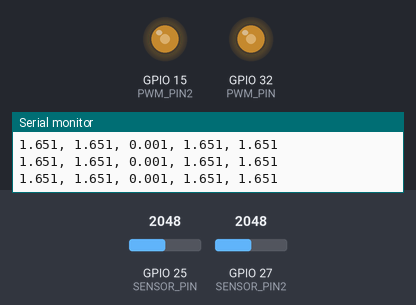
Simulated run of this program. Board: ESP32. Shown: output pins drawn as LEDs (lit = HIGH), the last lines printed to the serial monitor. The test bench sets the inputs (shaded band); at power-on: GPIO 25 (SENSOR_PIN) = 2048, GPIO 27 (SENSOR_PIN2) = 2048.

Above: at 1.2 s.
1.3 s: GPIO 25 (SENSOR_PIN) set to 2866
At 1.8 s:
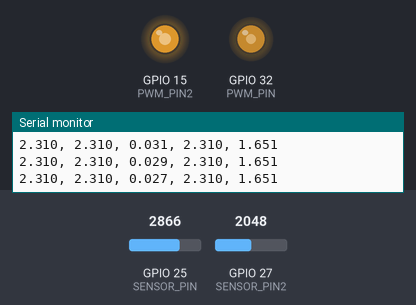
3.0 s: GPIO 25 (SENSOR_PIN) set to 3603
At 3.2 s:
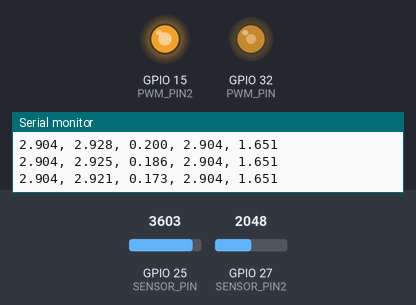
4.7 s: GPIO 25 (SENSOR_PIN) set to 491
At 6.0 s:
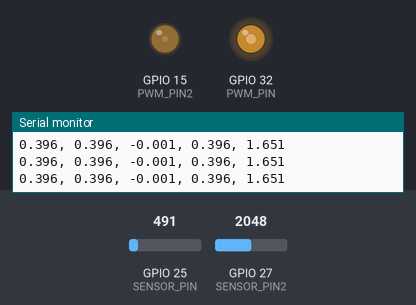
Timing chart, 0 to 7.7 s (numbered marks = the images above; inputs shaded):
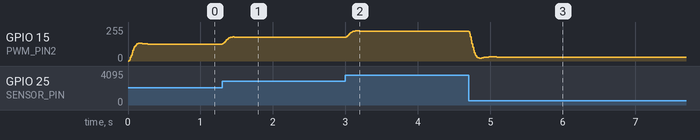

The program:

main.cpp
```cpp
#include <ESP32_PWM.h>
#include <AnalogSensor.h>
#include <Equations.h>
#include <Filter.h>

const uint8_t SENSOR_PIN = 25,SENSOR_PIN2 = 27,PWM_PIN = 32,PWM_PIN2 = 15,dt_ms=10;
float coefficients[]={0.0f,0.000806f};
float b1[3]={0.0201,0.0402,0.0201};
float a1[3]={1.0,-1.561,0.6414};
float b2[2]={1,-1};
float a2[2]={1,-0.93};
float b3[4]={0.25,0.25,0.25,0.25};
float a3[1]={1};
volatile float X,DAC,F1,F2,F3;
AnalogSensor sensor1,sensor2;
PWM generadorSignal,generadorAnalog;
ulong current_time,prev_time;
Filter filter1(b1,a1,3,3), filter2(b2,a2,2,2), filter3(b3,a3,4,1);

void setup() {
  Serial.begin(115200);
  sensor1.setup(SENSOR_PIN,polynomial,coefficients,2);
  sensor2.setup(SENSOR_PIN2,polynomial,coefficients,2);
  generadorSignal.setup(PWM_PIN,1,2);
  generadorSignal.setDuty(50);
  generadorAnalog.setup(PWM_PIN2,6,40000);
  prev_time = millis();
}

void loop() {
  current_time = millis();
  if(current_time - prev_time > dt_ms)
  {
      prev_time = current_time;
      sensor1.read();
      X=sensor1.getMeasurement(SENSOR_MEASUREMENT);
      F1 = filter1.Filt(X);
      F2 = filter2.Filt(X);
      F3 = filter3.Filt(X);
      generadorAnalog.setDAC(F1);
      sensor2.read();
      DAC=sensor2.getMeasurement(SENSOR_MEASUREMENT);
      Serial.printf("%.3f, %.3f, %.3f, %.3f, %.3f\n",X,F1,F2,F3,DAC);
  }
}
```

Measured:
- after the input at 1.3 s, GPIO 15 (PWM_PIN2): rises from 127/255 to 181/255 in 0.14 s, then falls to 178/255 in 0.10 s
- after the input at 3.0 s, GPIO 15 (PWM_PIN2): rises from 178/255 to 226/255 in 0.13 s, then falls to 224/255 in 0.10 s
- by itself, GPIO 15 (PWM_PIN2): rises from 0/255 to 133/255 in 0.14 s, then falls to 127/255 in 0.12 s
